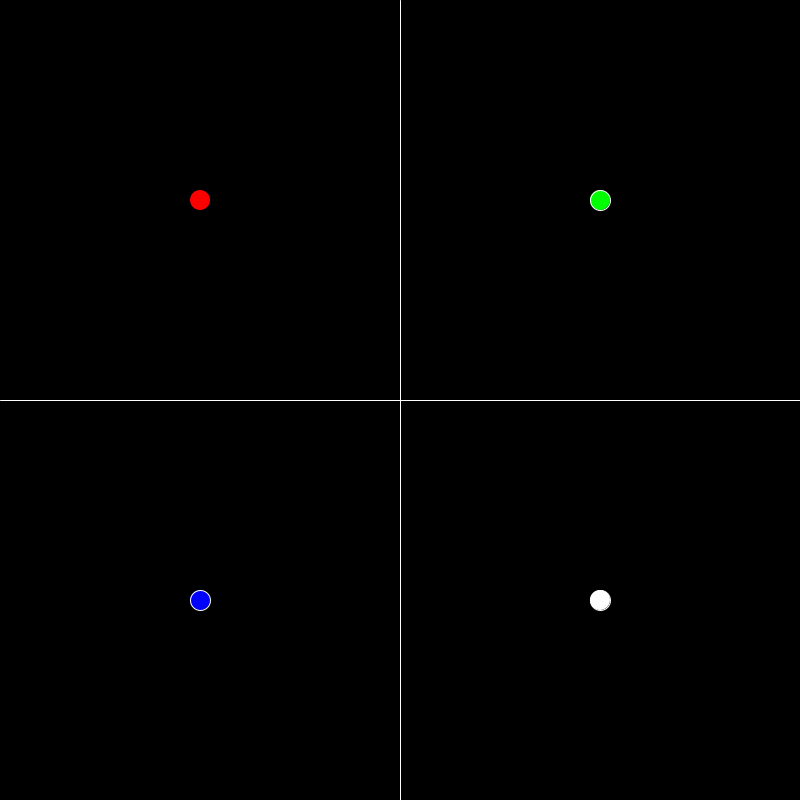
Frame 1 (no input)
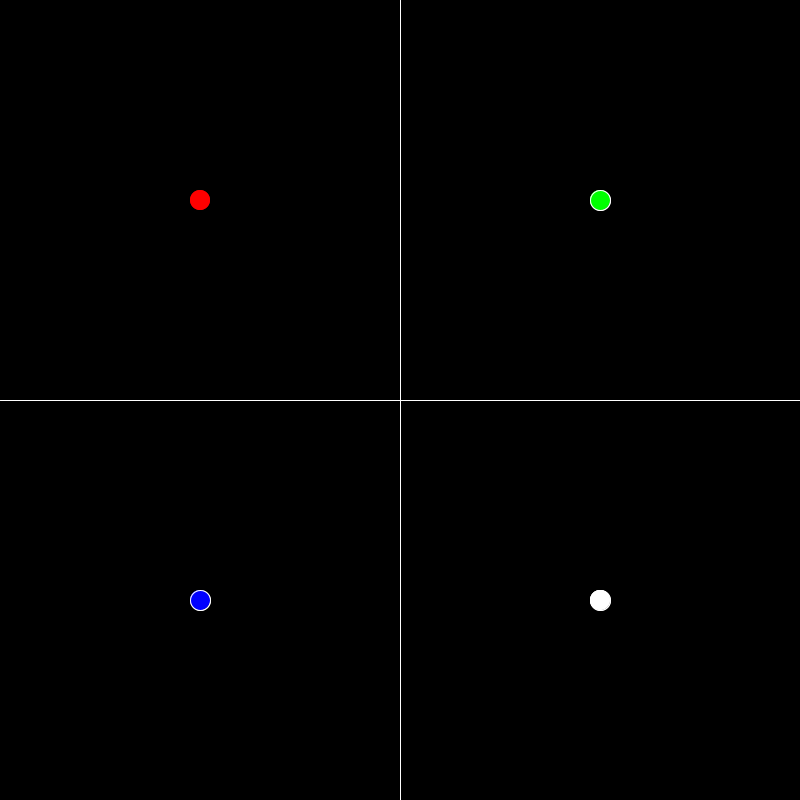
Frame 2 (the mouse pressed at the canvas centre, redrawn once)

The Processing sketch that drew these frames (run headless with seeded random() and noise(); the mouse was pressed at the canvas centre and the sketch redrawn once):

// Processing sketch: pushpop
// ── pushpop.pde
void setup() {
  size(800, 800);
  background(0);
}

void draw() {
  stroke(255);
  line(width/2, 0, width/2, height);
  line(0, height/2, width, height/2);

  push();
  translate(width/4, height/4);
  noStroke();
  fill(255, 0, 0);
  circle(0, 0, 20);
  pop();

  push();
  translate(width*3/4, height/4);
  fill(0, 255, 0);
  circle(0, 0, 20);
  pop();

  push();
  translate(width/4, height*3/4);
  fill(0, 0, 255);
  circle(0, 0, 20);
  pop();

  push();
  translate(width*3/4, height*3/4);
  fill(255);
  circle(0, 0, 20);
  pop();

  noLoop(); // do not continue!
}
